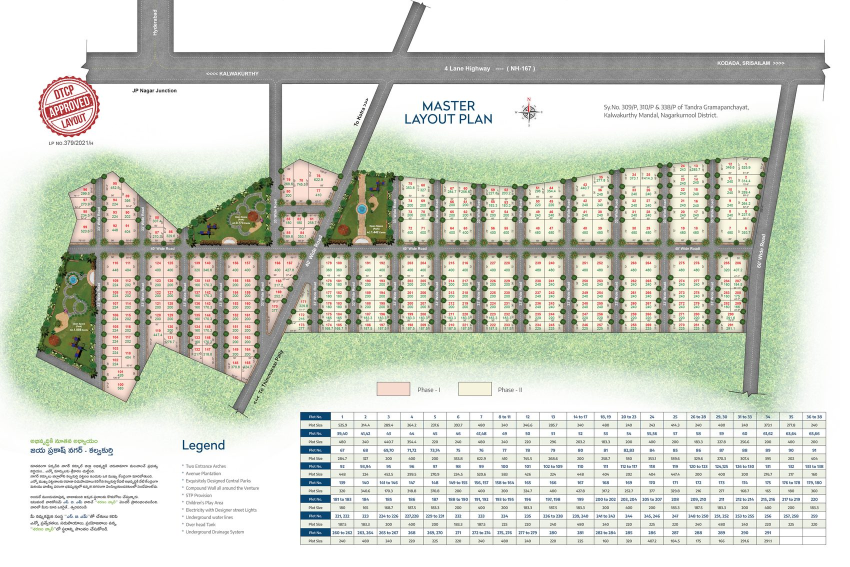
#> input picture assets/images/derived/sharanam-valley/plan.jpg, 1700 x 1133 px (shown at 1/2 size)
$ python make_hero_texture.py
#> lines starting #> are read from the running program, lines starting #| are printed output that depends on the picture
"""Build the homepage hero backdrop from a real DTCP-approved master layout plan.

Build-time asset prep, like extract_logo_colors.py — not part of the live site.
Re-run only if the source plan changes:

    python scripts/make_hero_texture.py
"""
from PIL import Image, ImageEnhance, ImageOps
import os

ROOT = os.path.dirname(os.path.dirname(os.path.abspath(__file__)))
SRC = os.path.join(ROOT, 'assets/images/derived/sharanam-valley/plan.jpg')
DEST = os.path.join(ROOT, 'assets/images/hero-survey-plan.jpg')

W, H = 2560, 1440
INK = (10, 31, 51)      # --ink-deep
CREAM = (250, 247, 242)  # --cream

# Crop the plot-grid interior: excludes the title block, legend, plot-size
# table and highway labels, so it reads as texture rather than as a document.
BOX = (0.30, 0.28, 0.72, 0.58)


def main():
    im = Image.open(SRC).convert('RGB')
#> im is the input picture: PIL image 1700x1133 RGB; mean R, G, B 208.9, 213.2, 201
    w, h = im.size
    x0, y0, x1, y1 = BOX
    crop = im.crop((int(w * x0), int(h * y0), int(w * x1), int(h * y1)))
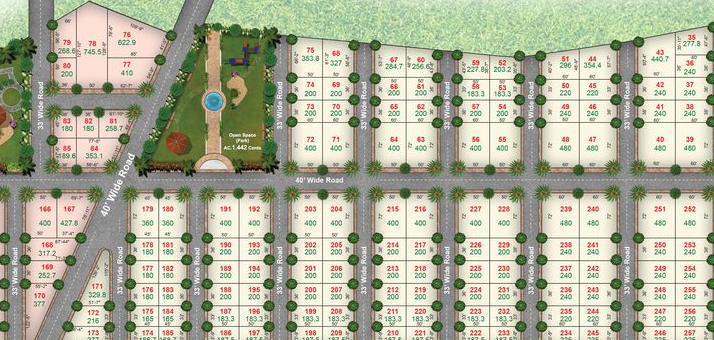
#> crop: PIL image 714x340 RGB; mean R, G, B 176.6, 178.2, 155.8

    out_w = int(W * 2.1)
    scaled = crop.resize((out_w, int(out_w * crop.height / crop.width)), Image.LANCZOS)
    if scaled.height >= H:
        top = (scaled.height - H) // 2
        frame = scaled.crop((0, top, W, top + H))
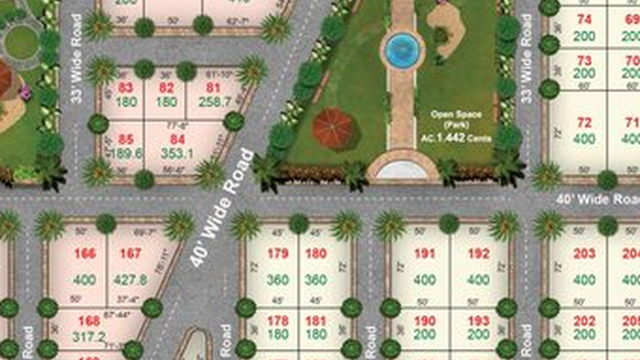
#> frame: PIL image 2560x1440 RGB (shown at 1/4 size); mean R, G, B 158.2, 157.2, 135.2
    else:
        frame = scaled.resize((W, H), Image.LANCZOS)

    grey = ImageEnhance.Contrast(ImageOps.grayscale(frame)).enhance(1.15)
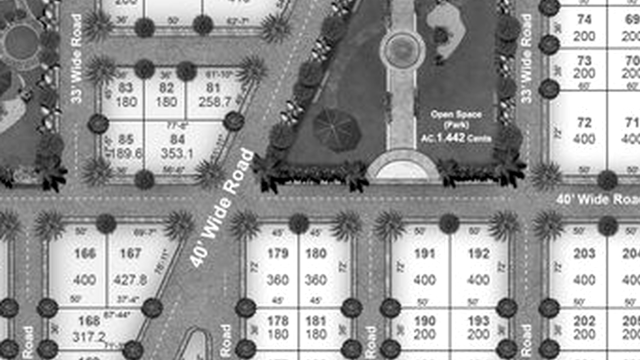
#> grey: PIL image 2560x1440 L (shown at 1/4 size); min 0, max 255, mean 154.1
    ImageOps.colorize(grey, black=INK, white=CREAM).save(DEST, quality=84, optimize=True)
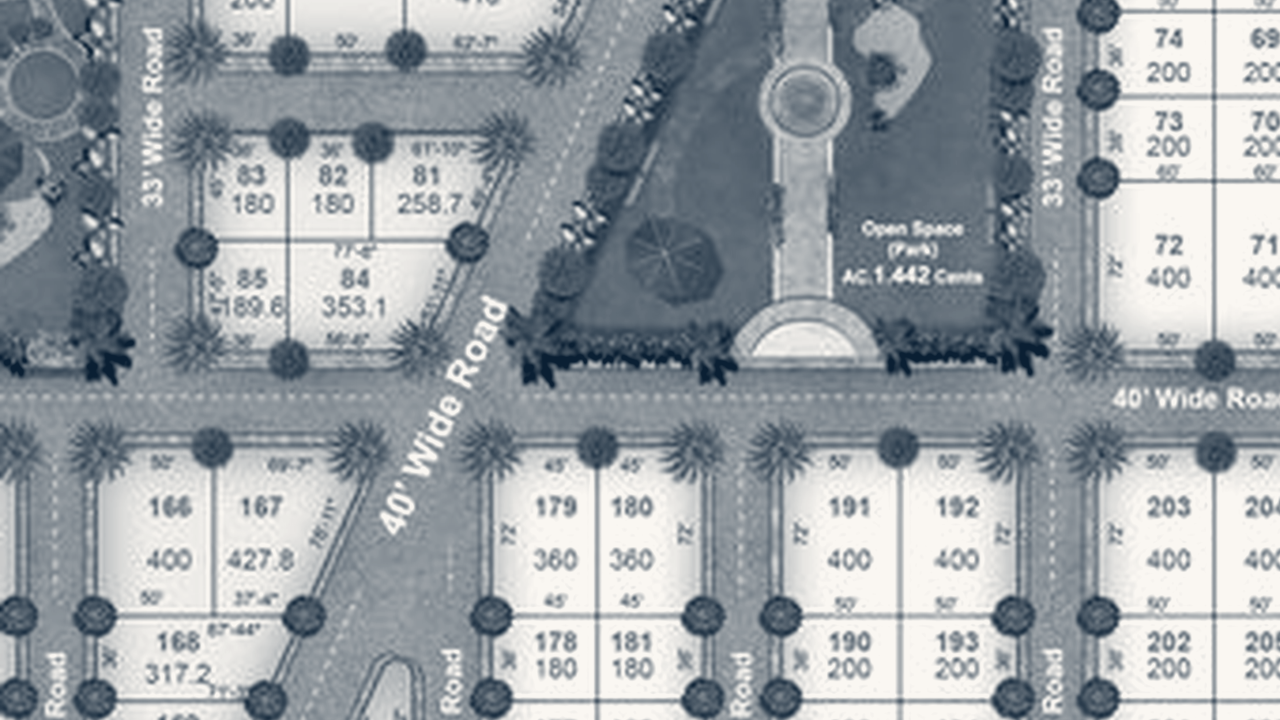
#> saved as hero-survey-plan.jpg: PIL image 2560x1440 RGB (shown at 1/2 size); mean R, G, B 154.6, 161.1, 166

    print(f"{os.path.relpath(DEST, ROOT)} {Image.open(DEST).size} "
          f"{os.path.getsize(DEST) / 1024:.0f}KB")


if __name__ == '__main__':
    main()

$ run again, with assets/images/derived/sharanam-valley/card.jpg copied over assets/images/derived/sharanam-valley/plan.jpg
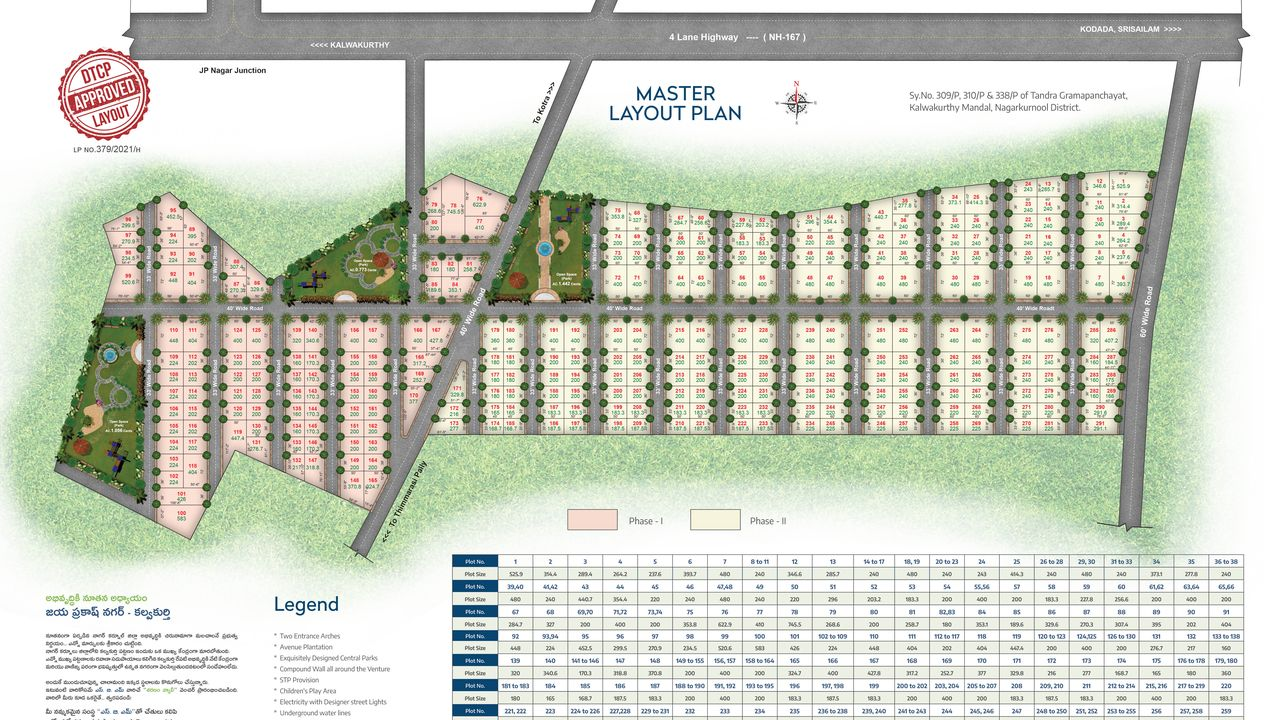
#> input picture assets/images/derived/sharanam-valley/card.jpg, 1280 x 720 px
#> in main, im is the input picture: PIL image 1280x720 RGB; mean R, G, B 202.2, 207.2, 192.9
#> in main, `frame = scaled.crop((0, top, W, top + H))`:
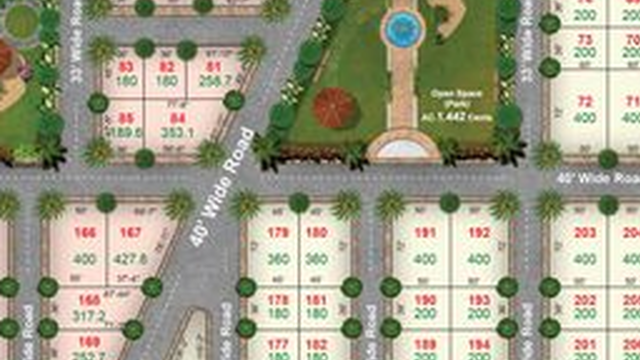
#> frame: PIL image 2560x1440 RGB (shown at 1/4 size); mean R, G, B 160.1, 158.9, 137.5
#> in main, `ImageOps.colorize(grey, black=INK, white=CREAM).save(DEST, quality=84,..`:
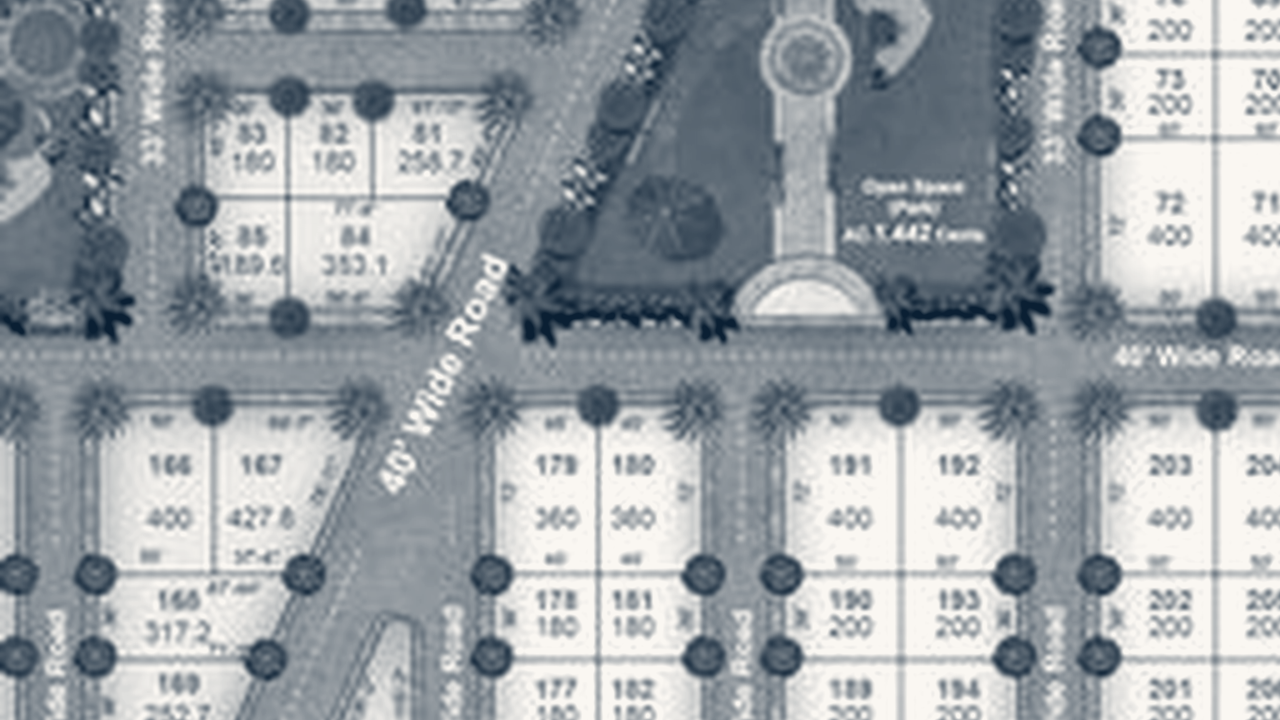
#> saved as hero-survey-plan.jpg: PIL image 2560x1440 RGB (shown at 1/2 size); mean R, G, B 156.3, 162.6, 167.3
